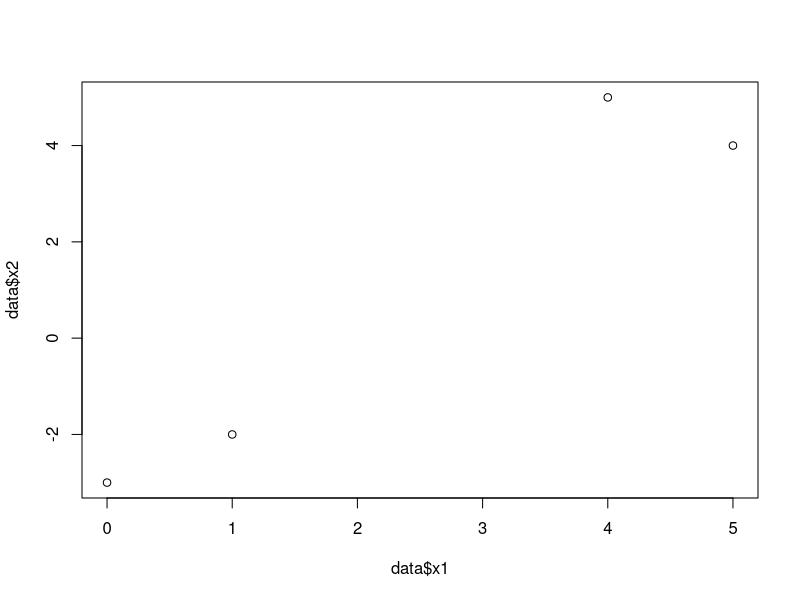
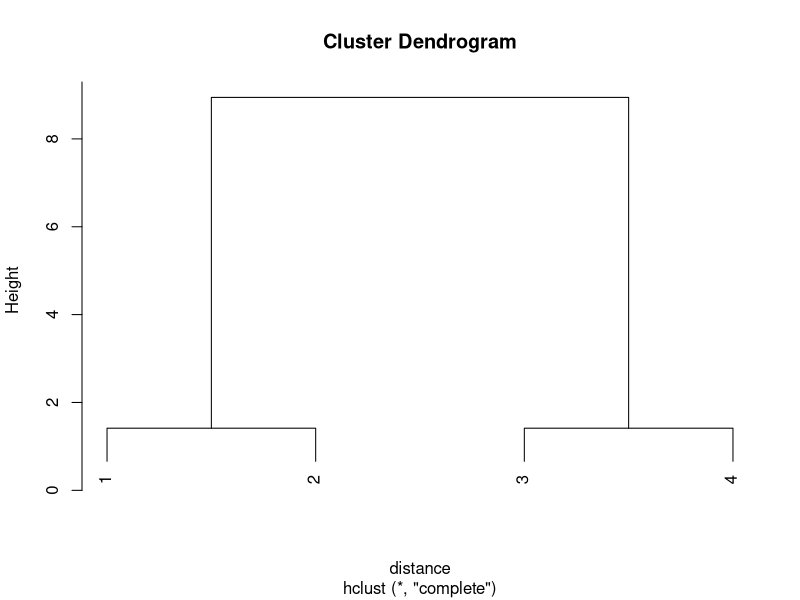
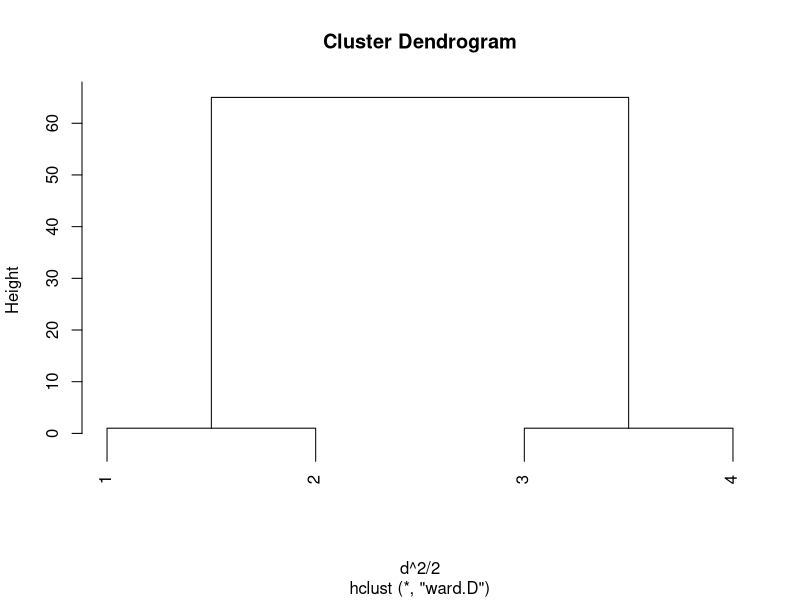

Recreate these plots in R, in order.
#1
x1 = c(5,4,1,0)
x2 = c(4,5,-2,-3)
data = data.frame(x1,x2)

#2
plot(data$x1, data$x2)

#3
distance = dist(data)
mon_arbre=hclust(distance)
mon_arbre$height

#4
distance = dist(data)
mon_arbre=hclust(distance)
plot(mon_arbre)

#5
distance = dist(data)
mon_arbre=hclust(distance)
cutree(mon_arbre,k = 2)

#6
distance = dist(data)
mon_arbre= hclust(distance^2/2, method="ward.D")
mon_arbre$height

#7
d = dist(data)
mon_arbre=hclust(d^2/2, method="ward.D")
plot(mon_arbre, ylim=c(-10, 100))

#8
d = dist(data)
mon_arbre=hclust(d^2/2, method="ward.D")
mon_arbre$height[3]/sum(mon_arbre$height)
1 - mon_arbre$height[3]/sum(mon_arbre$height)


